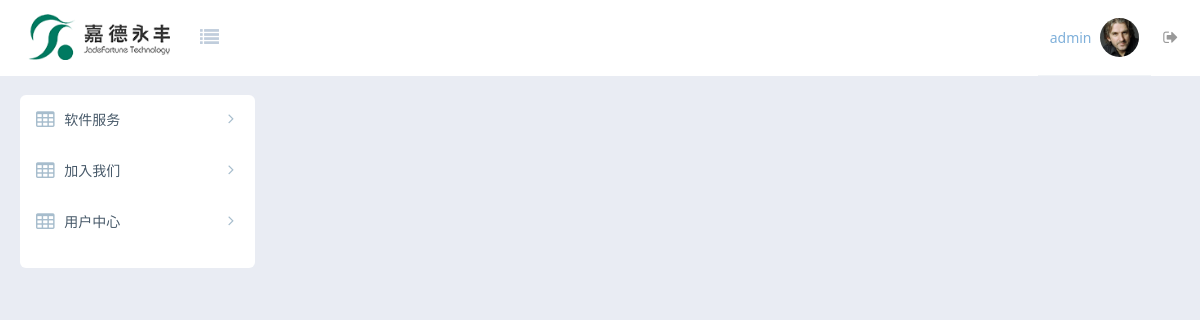
The page /admin/index.php (signed in) on the database its author committed.
### tables this page shows
create table `jadewebsite_menu` (
	`id` int unsigned primary key auto_increment comment '主键',
	`text` varchar(20) comment '菜单文本',
	`href` varchar(255) comment '链接',
	`parentId` int unsigned comment '父ID'
);

### admin/common/mysql.func.php (called while the page is built, shortened)
<?php
function fetchAll($sql, $result_type=MYSQL_ASSOC) {
  $result = mysql_query($sql);
  while(@$row=mysql_fetch_array($result, $result_type)) {
    $rows[] = $row;
  }
  return $rows;
}
?>

### admin/app/menu/menu.php (the view, shortened to what this page needs)
<div class="tpl-left-nav tpl-left-nav-hover">
    <div class="tpl-left-nav-list">
        <ul class="tpl-left-nav-menu">
            <?php
            foreach($menus as $row) {
            ?>
            <li class="tpl-left-nav-item">
            	<?php
            	if(count($row['children'])>0) {
                    $active = false;
                }
                ?>
            	<a href="javascript:;" class="nav-link tpl-left-nav-link-list <?php if($active) {echo "active"; } ?>">
            		<i class="am-icon-table"></i>
                    <span><?php echo $row['text']; ?><span class="coding"></span></span>
                    <i class="am-icon-angle-right tpl-left-nav-more-ico am-fr am-margin-right <?php if($active) {echo "tpl-left-nav-more-ico-rotate"; } ?>"></i>
                </a>
            </li>
            <?php
            }
            ?>
        </ul>
    </div>
</div>

### admin/assets/css/admin.css (style rules this page uses)
html, body { height: 100%; overflow: hidden; }
ul { margin-top: 0; }

### admin/assets/css/app.css (style rules this page uses)
html, body { background: #e9ecf3; overflow: inherit; }
ul, li { margin: 0; padding: 0; list-style: none; }
a { color: #337ab7; }
.tpl-left-nav { width: 235px; float: left; background: #fff; border-radius: 6px; box-shadow: inset 0 1px 0 rgba(255, 255, 255, 0.1); padding-bottom: 20px; }
.tpl-left-nav-list { width: 235px; }
.tpl-left-nav-item .nav-link { display: block; position: relative; margin: 1px 0 0; border: 0; padding: 12px 15px; padding-top: 6px; text-decoration: none; color: #485a6a; font-size: 14px; }
.tpl-left-nav-item .nav-link span, .tpl-left-nav-sub-menu a span { font-size: 14px; font-weight: 400; color: #485a6a; }
.tpl-left-nav-item .nav-link span.coding, .tpl-left-nav-sub-menu a span.coding { color:red; font-size: 12px; padding-left: 5px; }
.tpl-left-nav-item .nav-link i, .tpl-left-nav-sub-menu a i { font-size: 20px; position: relative; text-shadow: none; font-weight: 300; top: 2px; margin-left: 1px; margin-right: 6px; color: #a7bdcd; }
.tpl-left-nav-more-ico { -webkit-transition: all 300ms; transition: all 300ms; font-size: 16px!important; top: 4px!important; }

### rows shown on the page
jadewebsite_menu: text "软件服务"
jadewebsite_menu: text "加入我们"
jadewebsite_menu: text "用户中心"

### other values the page prints
$_SESSION['adminUsername'] "admin"
